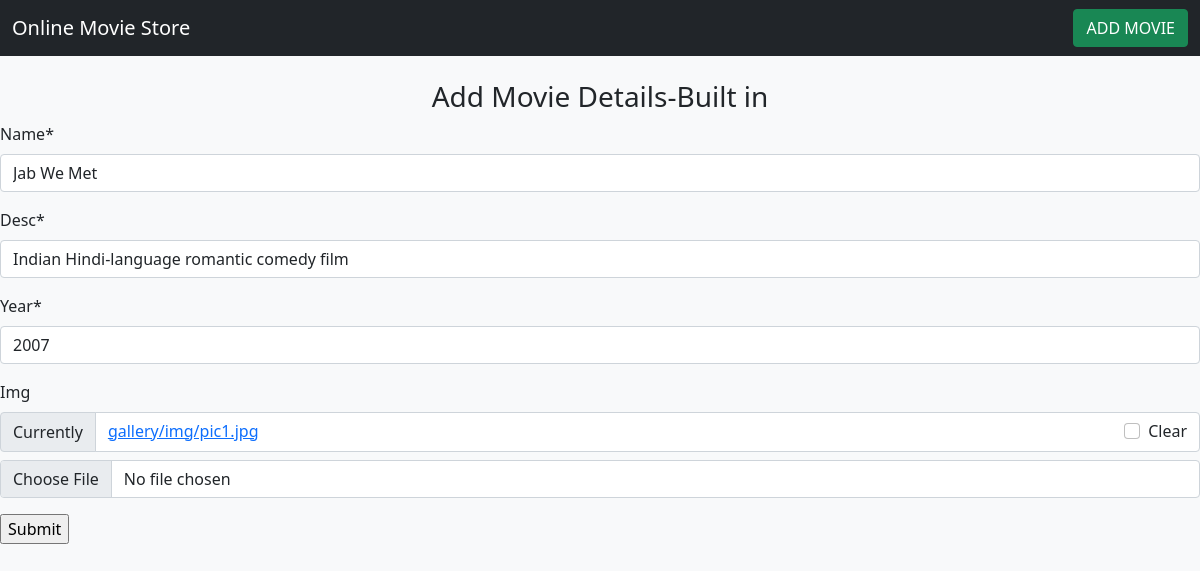
The app's page /update/1/ with its own data.
### app/models.py (models this page shows, shortened)
class Movie(models.Model):
    name=models.CharField(max_length=250)
    desc = models.CharField(max_length=250)
    year = models.IntegerField()
    img=models.ImageField(upload_to='gallery/img',null=True,blank=True)

### app/views.py (the view)
# urls.py: path('update/<int:pk>/', views.Movieupdate.as_view(), name='movieupdate'),
class Movieupdate(UpdateView):
    model = Movie
    template_name = "addmovie.html"
    fields = '__all__'
    success_url = reverse_lazy('app:home')

### templates/addmovie.html (shortened to what this page needs)
{% extends 'base.html' %}
{% load crispy_forms_tags %}
{% load static %}
{% block content %}
<center>
<h3 class="mt-4">Add Movie Details-Built in</h3></center>
<form method="POST" enctype="multipart/form-data">
    {{ form|crispy }}
    <input type="submit">
</form>
{% endblock %}

### records on screen
Movie: name "Jab We Met", desc "Indian Hindi-language romantic comedy film", year "2007"
